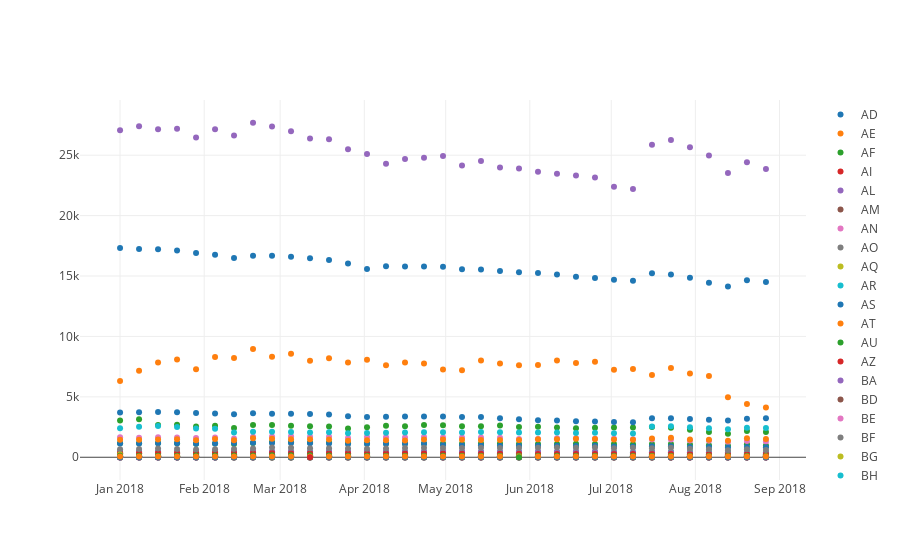

The notebook cell saved with this chart:
### Code cell
df = _.DataFrame()
pivot_df = df.pivot(index='week_of', columns='country', values='server_count')

iplot([{
    'x': pivot_df.index,
    'y': pivot_df[col],
    'name': col,
    'mode': 'markers' 
}  for col in pivot_df.columns])
